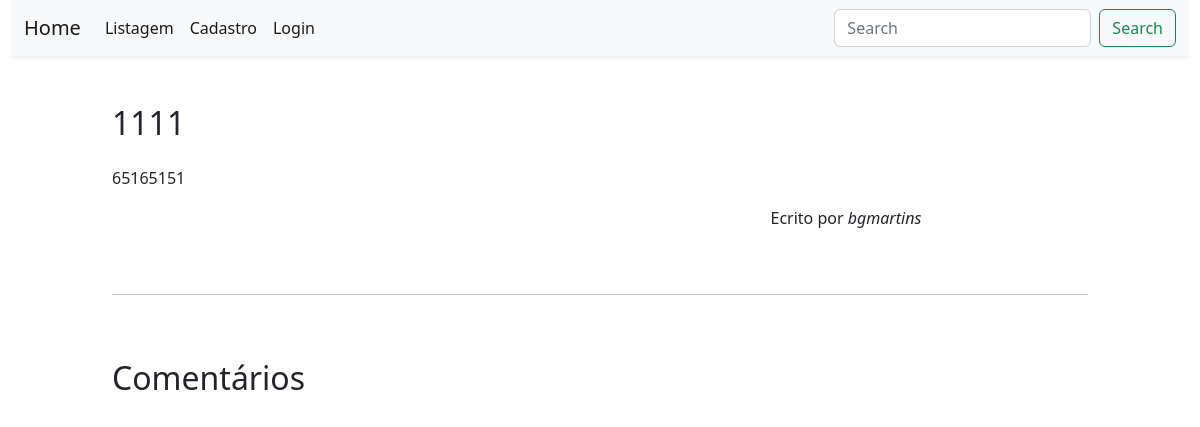
Before: /posts/7/ with the older database file.
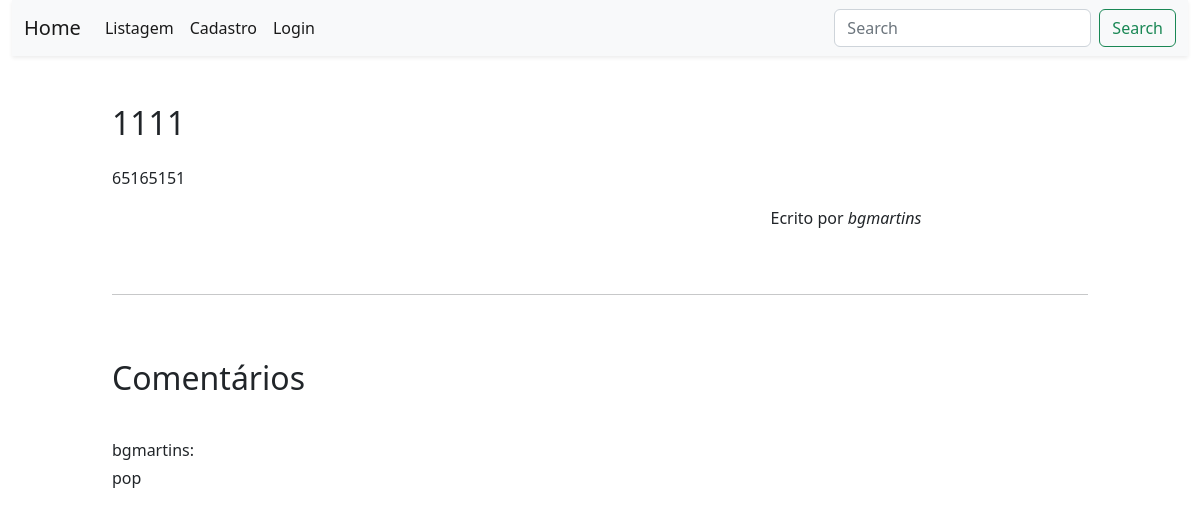
After: the same page with the newer database file.
### blog/models.py (models this page shows, shortened)
class Comment(models.Model):
    user = models.ForeignKey(
        settings.AUTH_USER_MODEL,
        on_delete=models.CASCADE
    )
    post = models.ForeignKey(
        Post,
        on_delete=models.CASCADE,
        related_name='comments'
    )
    date = models.DateTimeField(
        default=timezone.now
    )
    comment = models.TextField(
        max_length=200
    )

### blog/views.py (the view)
# urls.py: path('posts/<int:pk>/', Meu_detalhe.as_view(), name='detalhe'),
class Meu_detalhe(generic.DetailView):
    template_name = "blog/detalhe.html"
    context_object_name = 'post'
    queryset = Post.objects.all()
    def get_context_data(self, **kwargs):
        context = super().get_context_data(**kwargs)
        context.update({
            'form' : CommentForm()
        })
        return context
    def post(self, request, *args, **kwargs):
        form = CommentForm(request.POST)
        post = get_object_or_404(Post, pk=kwargs['pk'])
        if form.is_valid():
            obj = form.save(commit=False)
            obj.user = request.user
            obj.post = post
            obj.save()
            return HttpResponseRedirect(reverse('detalhe',  kwargs={'pk' : post.pk}))

### blog/forms.py
class CommentForm(ModelForm):
    class Meta:
        model = Comment
        fields = ['comment']
        labels = {
            'comment' : 'Comente aqui',
        }
        widgets = {
            'comment' :  TextInput(attrs={
                'class':'form-control',
                'placeholder': 'Digite seu comentário',
                }),
        }

### blog/templates/blog/detalhe.html (shortened to what this page needs)
{% extends 'blog/base.html' %}
{% load static %}
{% block head %}
    <link rel="stylesheet" href="{% static 'css/detalhe.css' %}"/>
{% endblock %}
{% block conteudo %}
<div class="row justify-content-center">
    <div class="col-10">
        <div class="row">
            <div class="col-12 mb-3">
                <h2>
                    {{post.titulo}}
                </h2>
            </div>
            <div class="col-10 mb-3">
                {{post.text}}
            </div>
            <div class="col-10 mb-3 autor">
                Ecrito por <em>{{post.autor}}</em>
            </div>
        </div>
        <hr data-content="AND" class="hr-text mt-5">
        <div class="row">
            <div class="col mb-2 mt-5">
                <h2>
                    Comentários
                </h2>
            </div>
            {% for comment in post.comments.all %}
                <div class="col-12 mt-4 mb-1">
                    {{comment.user}}:
                </div>
                <div class="col-12 mb-1">
                    {{comment.comment}}
                </div>
            {% endfor %}
        </div>
    </div>
</div>
{% endblock %}

Changed rows visible on the page:
added Comment: user "bgmartins", comment "pop"
